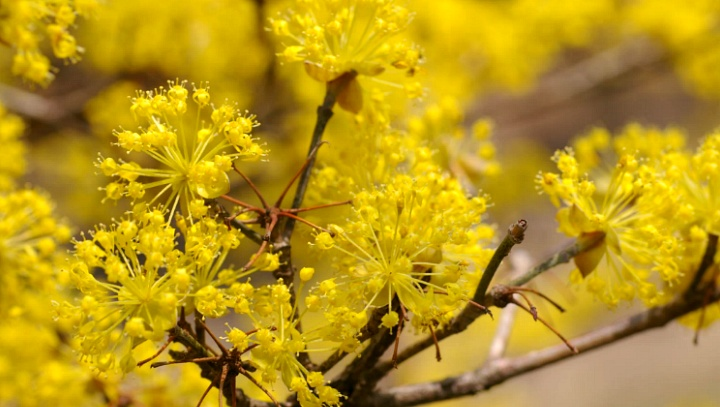
//> input picture CV_Lab/image/corni_fructus.jpg, 720 x 407 px
$ ./3_color   (built with g++ and OpenCV 4)
//> lines starting //> are read from the running program, lines starting //| are printed output that depends on the picture
#include <opencv2/core/core.hpp>
#include <opencv2/imgproc/imgproc.hpp>
#include <opencv2/highgui/highgui.hpp>
#include <iostream>

using namespace std;
using namespace cv;

int main(void)
{
	//4주차
	Mat image = imread("../image/corni_fructus.jpg"); //read an image
//> image is the input picture: 407 rows x 720 cols, CV_8UC3; mean B, G, R 25.8, 149.2, 183.2
	imshow("RGB color image", image); //show ths image

	// split the image into 3 channels (B,G,R)
	vector<Mat> channels;
	split(image, channels); //channels의 [0] [1] [2]가 channels
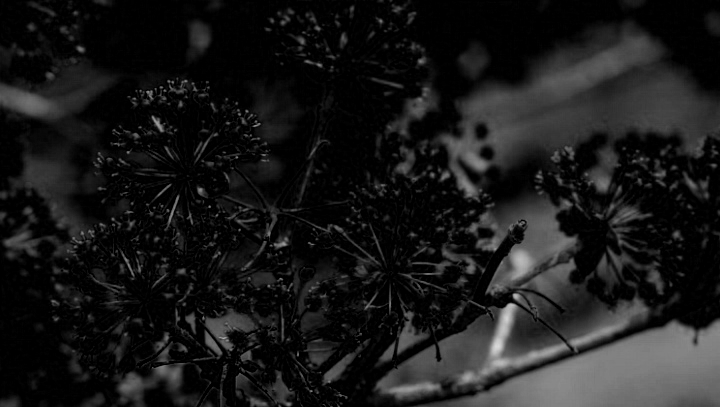
//> channels[0]: 407 rows x 720 cols, CV_8UC1; min 0, max 218, mean 25.8
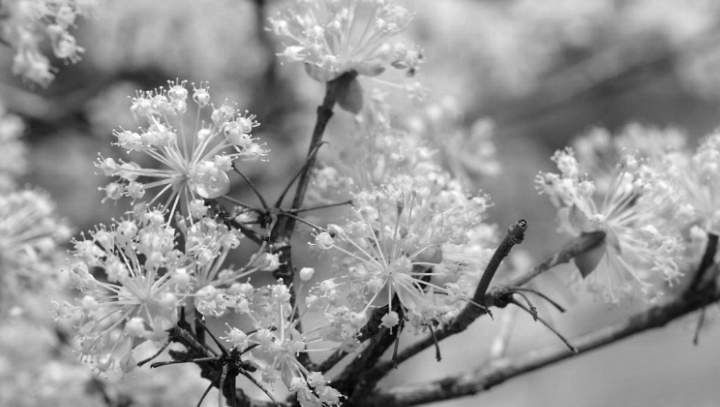
//> channels[1]: 407 rows x 720 cols, CV_8UC1; min 0, max 255, mean 149.2
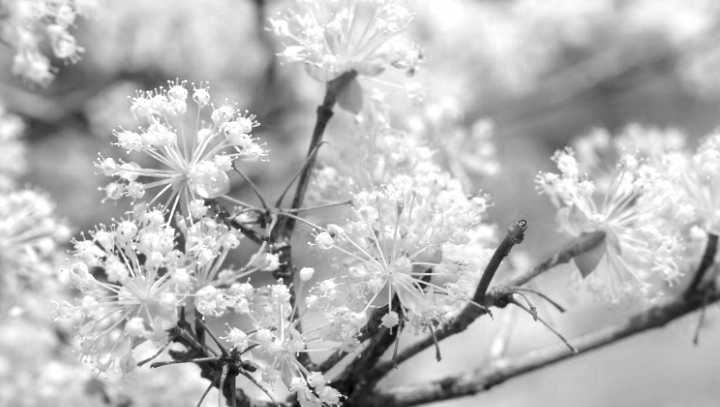
//> channels[2]: 407 rows x 720 cols, CV_8UC1; min 0, max 255, mean 183.2

	//show each channel
	imshow("Blue", channels[0]); //나오는 색상이 밝게 나옴
	imshow("Green", channels[1]);
	imshow("Red", channels[2]);
	imwrite("../result_image/3_color_blue.jpg", channels[0]);
	imwrite("../result_image/3_color_green.jpg", channels[1]);
	imwrite("../result_image/3_color_red.jpg", channels[2]);
	waitKey();

	return 0;
}
